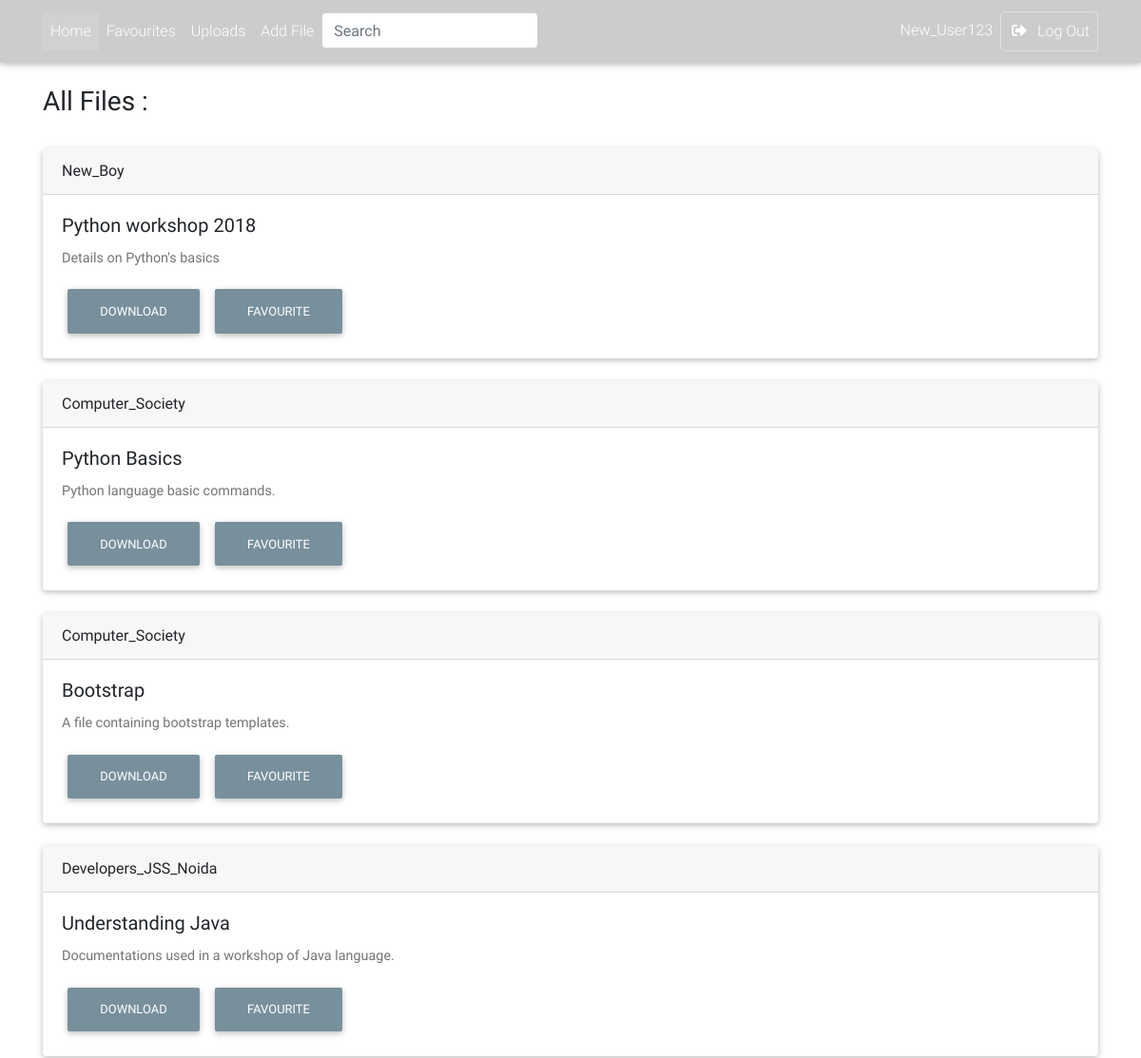
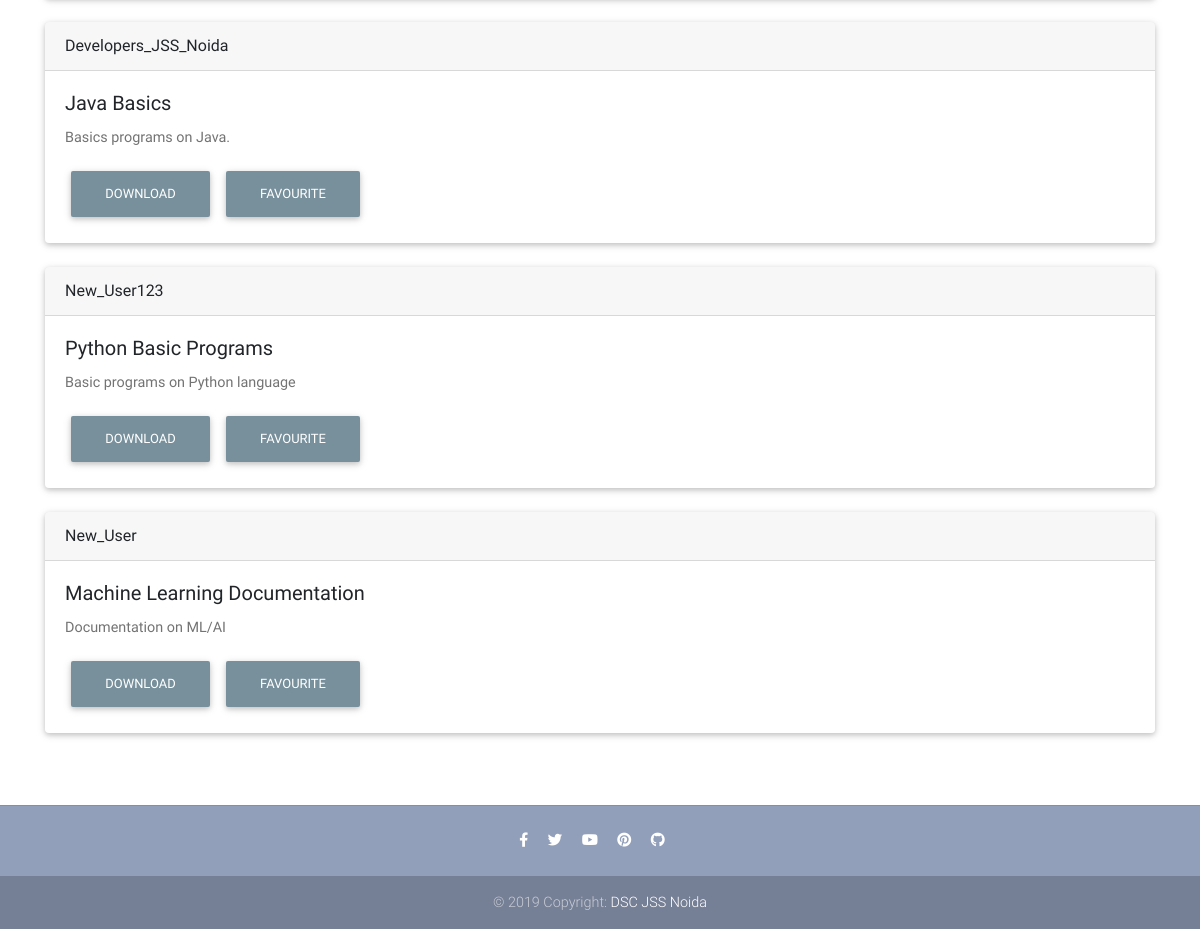
The page /Resource/all/ (signed in) on the database its author committed (2 pictures, top to bottom).
### Resource/models.py (models this page shows, shortened)
class ResFile(models.Model):
    title = models.CharField(max_length=200)
    description = models.CharField(max_length=1500)
    category = models.ForeignKey(Category, null=True,  on_delete = models.SET_NULL)
    tags = models.CharField(max_length=500)
    file = models.FileField(upload_to='uploads/', null=True)
    uploader = models.ForeignKey(User, on_delete=models.CASCADE, null=True)
    date = models.DateTimeField(default=datetime.now, blank=True)
    downloads = models.IntegerField(default=0)

### Resource/views.py (the view)
# urls.py: path('all/', views.all_files_view, name="all_files_view"),
@login_required
def all_files_view(request):
    files = ResFile.objects.all()
    context = {
        'files' : files,
        'title' : 'All Files',
        'index' : True,
    }
    return render(request, 'Resource/category_view.html', context)

### Resource/templates/Resource/category_view.html
{% extends 'Resource/base.html' %}
{% block body %}
    <main>
    <div class="container">
        <h3 style="margin-top: 90px;"><b>{{ title }} :</b></h3>
    <br>
    {% if files %}
        {% for file in files %}
         <div class="row">
          <div class="col-md-12 lg-12">
           <div class="card">
            <div class="card-header">
             {{ file.uploader }}
            </div>
            <div class="card-body">
             <h5 class="card-title">{{ file.title }}</h5>
             <p class="card-text">{{ file.description }}</p>
             <a href="{% url 'Resource:download' file.id %}" class="btn btn-blue-grey">Download</a>
             <a onclick="sendData({{file.id}})" class="btn btn-blue-grey">Favourite</a>
            </div>
           </div>
          </div>
         </div>
         <br>
        {% endfor %}
    {% else %}
        <p>Sorry no file under such category found</p>
    {% endif %}
    </div>
    </main>
{% endblock %}

### Resource/templates/Resource/base.html (shortened to what this page needs)
<!DOCTYPE html>
<html lang="en">
<head>
    {% load static %}
    <link rel="stylesheet" href="https://use.fontawesome.com/releases/v5.8.1/css/all.css">
    <link href="https://unpkg.com/aos@2.3.1/dist/aos.css" rel="stylesheet">
    <link href="{% static 'Resource/css/bootstrap.min.css' %}" rel="stylesheet">
    <link href="{% static 'Resource/css/mdb.min.css' %}" rel="stylesheet">
    <link href="{% static 'Resource/css/style.min.css' %}" rel="stylesheet">
</head>
<body>
  <nav class="navbar fixed-top navbar-expand-lg navbar-dark scrolling-navbar">
   <div class="container">
    <div class="collapse navbar-collapse" id="navbarSupportedContent">
     <ul class="navbar-nav mr-auto">
      <li {% if index %} class="nav-item active" {% else %} class= "nav-item" {% endif %}>
       <a class="nav-link" href="{% url 'Resource:index' %}">Home
       </a>
      </li>
      <li {% if favourite_view %} class="nav-item active" {% else %} class= "nav-item" {% endif %}>
       <a class="nav-link" href="{% url 'Resource:favourite_view' %}" target="">Favourites</a>
      </li>
      <li {% if upload_view %} class="nav-item active" {% else %} class= "nav-item" {% endif %}>
       <a class="nav-link" href="{% url 'Resource:my_uploads' %}" target="">Uploads</a>
      </li>
      <li class="nav-item">
       <a class="nav-link" href="{% url 'Resource:filecreate' %}" target="">Add File</a>
      </li>
      <li>
       <form action="{% url 'Resource:searchposts' %}" method="GET" value="{{request.GET.q}}">
       <input class="form-control" type="text" name="q" value="{{request.GET.q}}" placeholder="Search" aria-label="Search">
       </form>
      </li>
     </ul>
     <ul class="navbar-nav nav-flex-icons">
      <li class="nav-item">
          <a class="nav-link">{{ request.user.username }}</a>
      </li>
      <li class="nav-item">
       <a href="{% url 'logout_view' %}" class="nav-link border border-light rounded"
            target="">
        <i class="fas fa-sign-out-alt mr-2"></i>Log Out
       </a>
      </li>
     </ul>
    </div>
   </div>
  </nav>
 {% block body %}
 {% endblock %}
 <br>
<footer class="page-footer text-center font-small mt-4 wow fadeIn">
  <hr class="my-4">
  <div class="pb-4">
    <a href="https://www.facebook.com/dscjssnoida/" target="_blank">
      <i class="fab fa-facebook-f mr-3"></i>
    </a>
    <a target="_blank">
      <i class="fab fa-twitter mr-3"></i>
    </a>
    <a href= target="_blank">
      <i class="fab fa-youtube mr-3"></i>
    </a>
    <a href="https://pinterest.com/mdbootstrap" target="_blank">
      <i class="fab fa-pinterest mr-3"></i>
    </a>
    <a href="https://github.com/mdbootstrap/bootstrap-material-design" target="_blank">
      <i class="fab fa-github mr-3"></i>
    </a>
  </div>
  <div class="footer-copyright py-3">
    © 2019 Copyright:
    <a href="https://dscjss.in/" target="_blank"> DSC JSS Noida </a>
  </div>
</footer>
</html>

### rows shown on the page
ResFile: uploader "New_Boy", title "Python workshop 2018", description "Details on Python's basics"
ResFile: uploader "Computer_Society", title "Python Basics", description "Python language basic commands."
ResFile: uploader "Computer_Society", title "Bootstrap", description "A file containing bootstrap templates."
ResFile: uploader "Developers_JSS_Noida", title "Understanding Java", description "Documentations used in a workshop of Java language."
ResFile: uploader "Developers_JSS_Noida", title "Java Basics", description "Basics programs on Java."
ResFile: uploader "New_User123", title "Python Basic Programs", description "Basic programs on Python language"
ResFile: uploader "New_User", title "Machine Learning Documentation", description "Documentation on ML/AI"

### other values the page prints
{{ request.user.username }} "New_User123"
{{ title }} "All Files"
